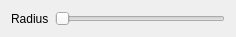
<?xml version="1.0" encoding="UTF-8"?>
<ui version="4.0">
 <class>SwirlCircles</class>
 <widget class="QWidget" name="SwirlCircles">
  <property name="geometry">
   <rect>
    <x>0</x>
    <y>0</y>
    <width>236</width>
    <height>33</height>
   </rect>
  </property>
  <layout class="QGridLayout" name="gridLayout">
   <item row="0" column="1">
    <widget class="QTooltipedSlider" name="radius">
     <property name="orientation">
      <enum>Qt::Horizontal</enum>
     </property>
    </widget>
   </item>
   <item row="0" column="0">
    <widget class="QLabel" name="label">
     <property name="text">
      <string>Radius</string>
     </property>
    </widget>
   </item>
  </layout>
 </widget>
 <customwidgets>
  <customwidget>
   <class>QTooltipedSlider</class>
   <extends>QSlider</extends>
   <header location="global">QTooltipedSlider.h</header>
  </customwidget>
 </customwidgets>
 <resources/>
 <connections/>
</ui>
